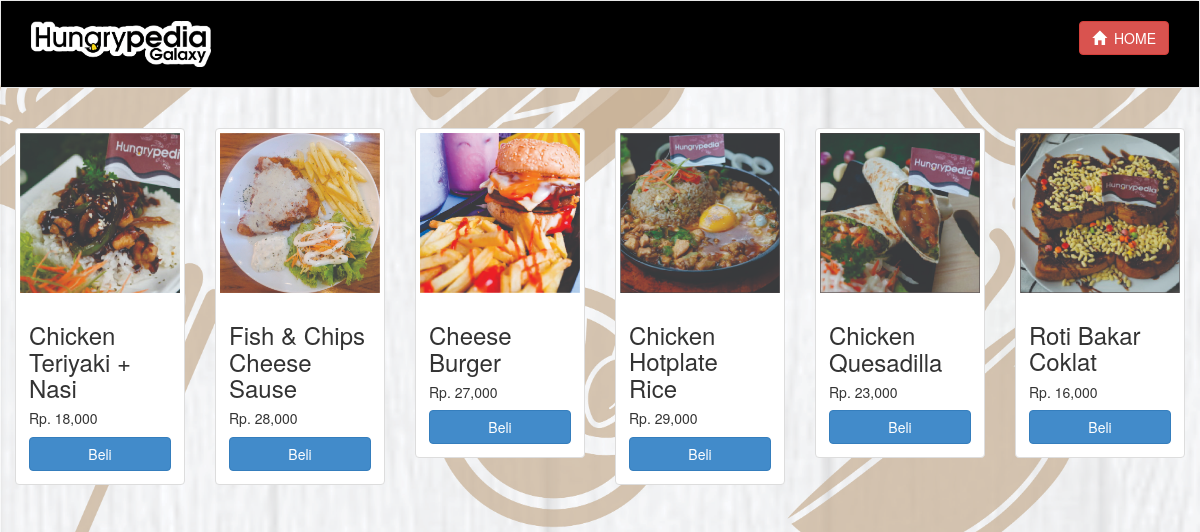
The page /pencarian.php on the database its author committed.
### tables this page shows
CREATE TABLE `menu` (
  `Id_Menu` varchar(11) NOT NULL,
  `Nama_Menu` varchar(100) NOT NULL,
  `Harga_Menu` int(11) NOT NULL,
  `Foto_Menu` varchar(100) NOT NULL,
  `Stok_Menu` int(5) NOT NULL,
  `Deskripsi_Menu` text NOT NULL
);

### pencarian.php (the view, shortened to what this page needs)
<?php
	include 'koneksi.php';
?>
<?php
	$keyword = $_GET["keyword"];
	$semuadata=array();
	$ambil = $koneksi->query("SELECT * FROM Menu WHERE Nama_Menu LIKE '%$keyword%' OR Deskripsi_Menu LIKE '%$keyword%'");
	while($pecah = $ambil->fetch_assoc())
	{
		$semuadata[] = $pecah;
	}
?>
<!DOCTYPE html>
<html>
<head>
	<link href="admin/assets/css/bootstrap.css" rel="stylesheet">
</head>
<body style="background:url(image/back2.jpg);background-size:cover">
	<?php include 'menutanpapencarian.php'; ?>
	<div class="container-fluid">
		<div class="row">
			<?php foreach ($semuadata as $key => $value): ?>
			<div class="col-md-2">
				<div class="thumbnail">
					<a href="detail.php?id=<?php echo $value['Id_Menu']; ?>">
						<img src="Foto_Menu/<?php echo $value['Foto_Menu'];?>" alt="" class="img-responsive">
					</a>
					<div class="caption">
						<h3><?php echo $value['Nama_Menu']; ?></h3>
						<h5>Rp. <?php echo number_format($value['Harga_Menu']); ?></h5>
						<a href="beli.php?id=<?php echo $value['Id_Menu']; ?>" class="btn btn-primary" style="width:100%">Beli</a>
					</div>
				</div>
			</div>
			<?php endforeach ?>
		</div>
	</div>
</body>
</html>

### menutanpapencarian.php (shortened to what this page needs)
<nav class="navbar navbar-default">
	<div class="container-fluid" style="background:black; height:12%; width:100%;">
		<div class="nav navbar-nav">
			<div>
			</div>
			<div class="col-md-4">
				<a href="index.php"><img src="image/Logohungrypediagalaxy.png" style="height:80%; width:50%;"></a>
			</div>
			<div class="col-md-8" style="text-align:right; color:white">
					<a href="index.php" style="color:white" class="btn btn-danger"> <span class="glyphicon glyphicon-home"></span> &nbsp;HOME</a>
			</div>
		</div>
		<div>
		</div>
	</div>
</nav>

### rows shown on the page
menu: Foto_Menu (picture), Nama_Menu "Chicken Teriyaki + Nasi", Harga_Menu "18,000"
menu: Foto_Menu (picture), Nama_Menu "Fish & Chips Cheese Sause", Harga_Menu "28,000"
menu: Foto_Menu (picture), Nama_Menu "Cheese Burger", Harga_Menu "27,000"
menu: Foto_Menu (picture), Nama_Menu "Chicken Hotplate Rice", Harga_Menu "29,000"
menu: Foto_Menu (picture), Nama_Menu "Chicken Quesadilla", Harga_Menu "23,000"
menu: Foto_Menu (picture), Nama_Menu "Roti Bakar Coklat", Harga_Menu "16,000"
